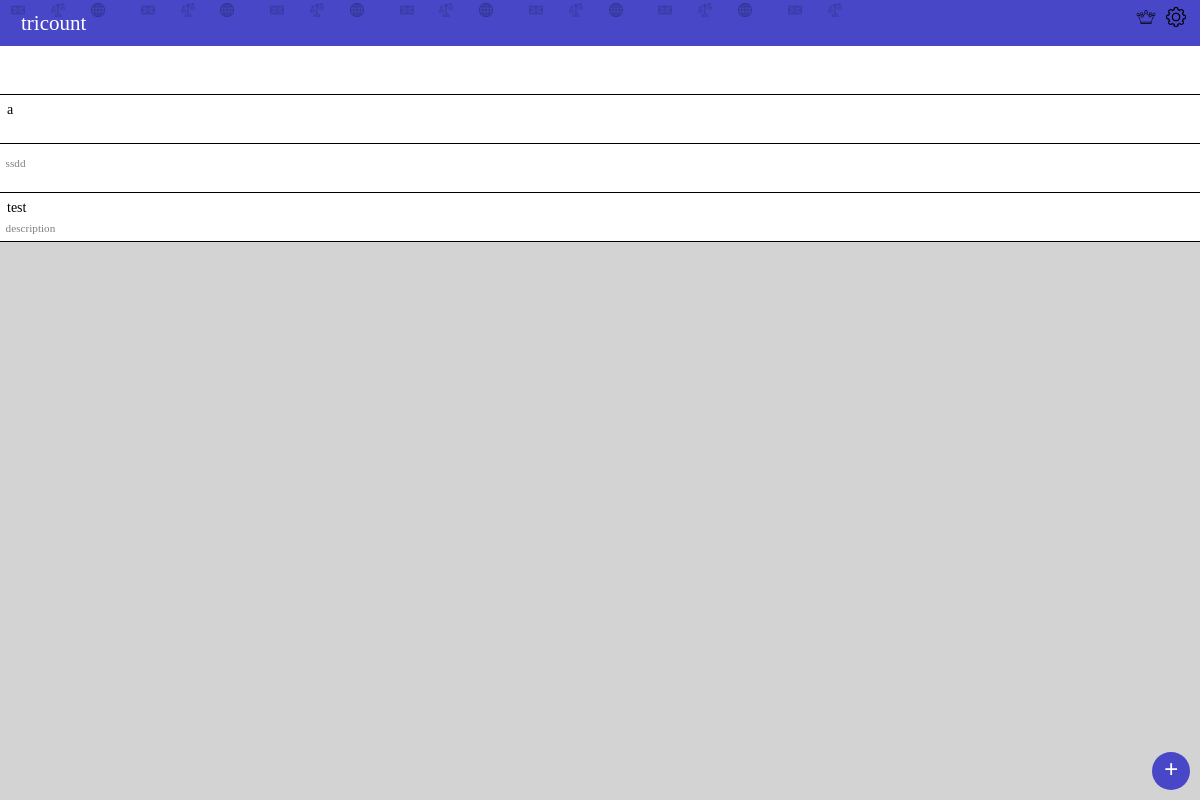
Page /count/ on the earlier database version.
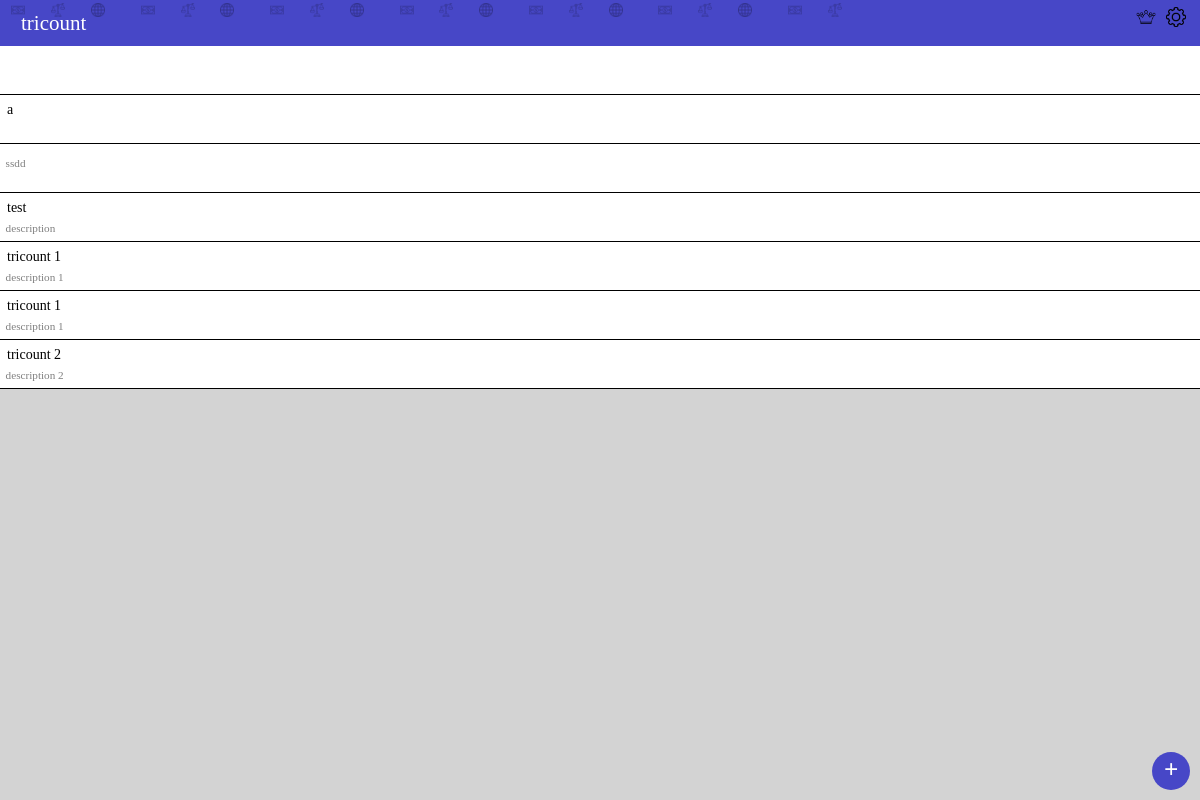
Same page on the later database version.
### count/models.py (models this page shows)
class Counts(models.Model):
    title = models.TextField(default='')
    description = models.TextField(default='')
    category = models.TextField(default='')
    participants = models.ManyToManyField(Participants)

### count/views.py (the view)
# urls.py: path('',countviews.listecount,name = 'listecount'),
def listecount(request):
    items = Counts.objects.all()
    return render(request,'index.html',context ={'counts' : items})

### templates/index.html (shortened to what this page needs)
{% load static %}
<!DOCTYPE html>
<html lang="fr">
<head>
    <link rel="stylesheet" href="{% static 'listecount.css' %}">
</head>
<body>
    <header>
        <div class="titre"> tricount</div>
        <nav class = "header_data">
            <a href="" class="premium"><img width = 20px src="{% static 'images/crown.png' %}" alt="premium"></a>
            <a href="" class="options"> <img width = 20px src="{% static 'images/settings.png' %}" alt="parameters"> </a>
        </nav>
    </header>
    <div class = "header_images">
        <img src="{% static 'images/dollar-bill.png' %}" alt="billet">
        <img src="{% static 'images/scale.png' %}" alt="scale">
        <img class = "trois" src="{% static 'images/internet.png' %}" alt="web">
        <img src="{% static 'images/dollar-bill.png' %}" alt="billet">
        <img src="{% static 'images/scale.png' %}" alt="scale">
        <img class = "trois" src="{% static 'images/internet.png' %}" alt="web">
        <img src="{% static 'images/dollar-bill.png' %}" alt="billet">
        <img src="{% static 'images/scale.png' %}" alt="scale">
        <img class = "trois" src="{% static 'images/internet.png' %}" alt="web">
        <img src="{% static 'images/dollar-bill.png' %}" alt="billet">
        <img src="{% static 'images/scale.png' %}" alt="scale">
        <img class = "trois" src="{% static 'images/internet.png' %}" alt="web">
        <img src="{% static 'images/dollar-bill.png' %}" alt="billet">
        <img src="{% static 'images/scale.png' %}" alt="scale">
        <img class = "trois" src="{% static 'images/internet.png' %}" alt="web">
        <img src="{% static 'images/dollar-bill.png' %}" alt="billet">
        <img src="{% static 'images/scale.png' %}" alt="scale">
        <img class = "trois" src="{% static 'images/internet.png' %}" alt="web">
        <img src="{% static 'images/dollar-bill.png' %}" alt="billet">
        <img src="{% static 'images/scale.png' %}" alt="scale">
    </div>
    <main>
        {% for count in counts %}
        <div class="tricount">
            <p class = "tricount_title"> {{count.title}} </p>
            <p class = "tricount_description"> {{count.description}} </p>
        </div>
        {% endfor %}
    </main>
    <footer>
        <a class ="id_newcount" id = "id_newcount" href="/count/newcount"> + </a>
    </footer>
</body>
</html>

### static/listecount.css (style rules this page uses)
* { box-sizing: border-box; font-size: 14px; margin:0; }
:root { --padding:0.5em; --color:rgb(71, 71, 199); }
body { background-color: lightgray; }
header { background-color: var(--color); color: white; display: flex; justify-content: space-between; text-align: center; }
.titre { padding-left: 1em; padding-top: var(--padding); padding-bottom: var(--padding); font-size: 1.5em; z-index: 1; }
.header_data { padding-top: var(--padding); padding-right: 1em; }
.header_images { position: absolute; top : 0px; left: 0px; opacity: 0.3; height: 3.5em; }
.header_images img { width: 1em; height: 1em; margin:0.2em 0.8em; }
.header_images .trois { margin-right: 1.5em; }
.premium { padding-right: var(--padding); }
main { background-color: white; }
.tricount { border-bottom-style: solid; border-color: black; border-width: 1px; height:3.5em; }
.tricount_title { padding-top: var(--padding); ; padding-bottom: calc(0.5* var(--padding)) ; padding-left: var(--padding); }
.tricount_description { color: grey; font-size: 0.8em; padding-top: calc(0.5* var(--padding)); padding-bottom: var(--padding); padding-left: var(--padding); }
.id_newcount { position:absolute; bottom: 10px; right: 10px; font-size: 1.8em; font-weight: 700; color: white; width:1.5em; height : 1.5em; background-color: var(--color); border-radius: 100%; text-decoration: none; text-align: center; padding-top: 0.15em; }

Differences in the rows shown:
added Counts: title "tricount 1", description "description 1"
added Counts: title "tricount 1", description "description 1"
added Counts: title "tricount 2", description "description 2"
